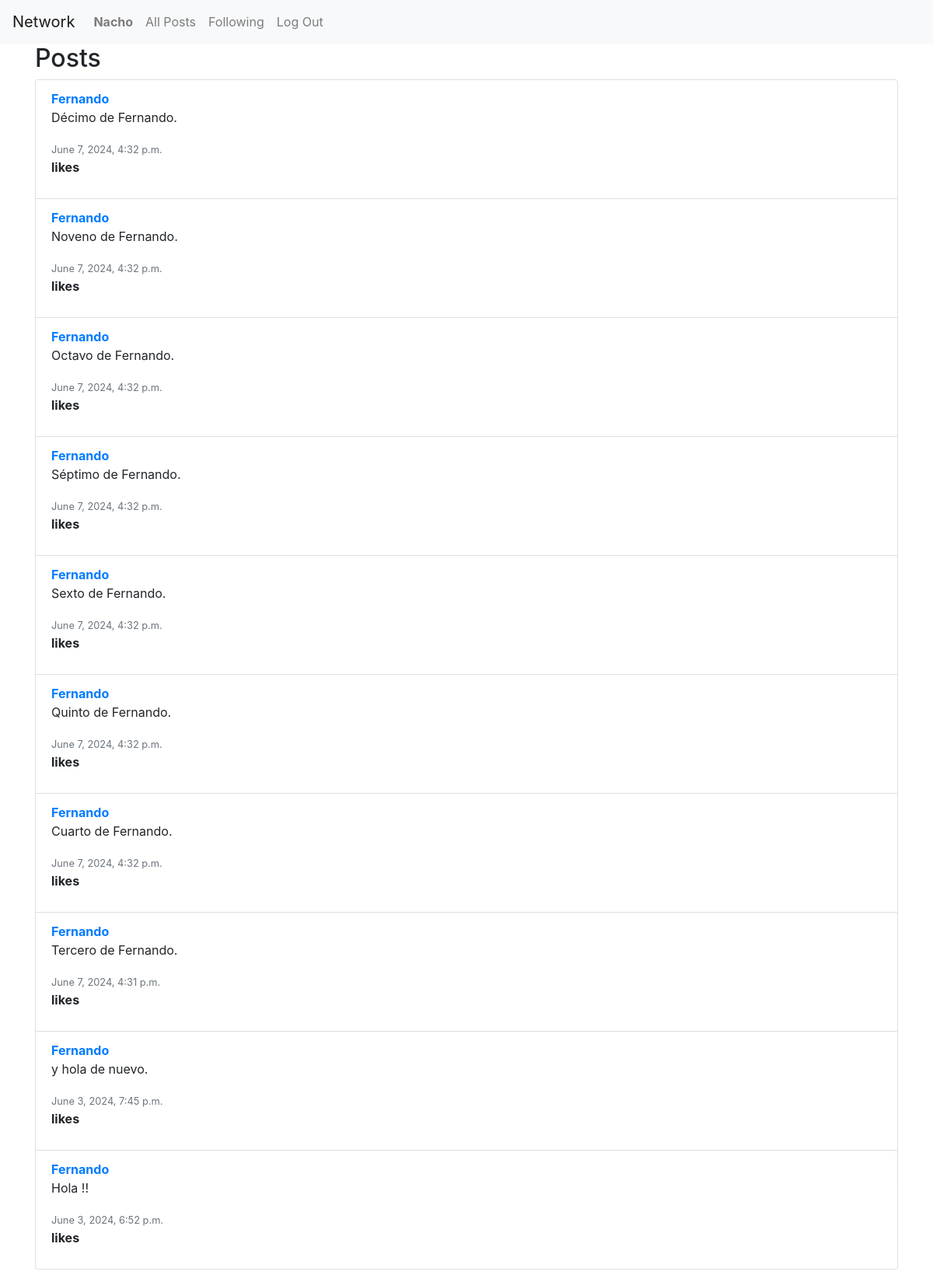
Before: /following/ (signed in) with the older database file.
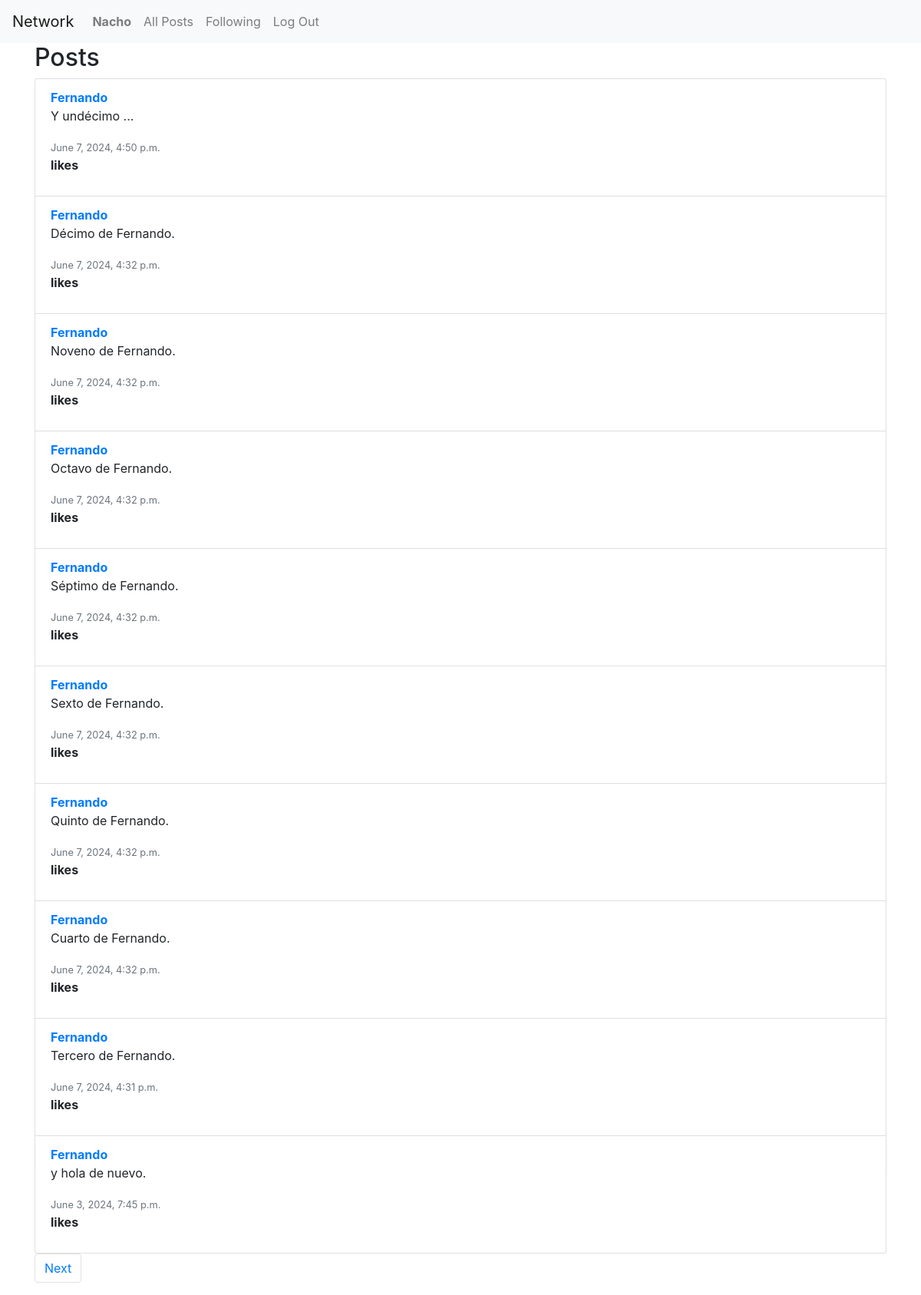
After: the same page with the newer database file.
### network/models.py (models this page shows, shortened)
class Post(models.Model):
    user = models.ForeignKey(User, on_delete=models.CASCADE, related_name="posts")
    content = models.TextField(blank=True)
    timestamp = models.DateTimeField(auto_now_add=True)

class User(AbstractUser):
    pass

### network/views.py (the view)
# urls.py: path('following/', views.following, name='following'),
@login_required
def following(request):
    user = request.user
    following_users = User.objects.filter(followed__user=user)
    posts_list = Post.objects.filter(user__in=following_users).order_by('-timestamp')
    paginator = Paginator(posts_list, 10)
    page_number = request.GET.get('page')
    posts = paginator.get_page(page_number)
    return render(request, "network/following.html", {"posts": posts})

### network/templates/network/following.html (shortened to what this page needs)
{% extends "network/layout.html" %}
{% block body %}
<div class="container">
    <h2>Posts</h2>
    <ul class="list-group">
        {% for post in posts %}
            <li class="list-group-item">
                <a href="{% url 'network:profile' post.user.username %}"><strong>{{ post.user.username }}</strong></a>
                <p>{{ post.content }}</p>
                <small class="text-muted">{{ post.timestamp }}</small>
                <p><strong>{{ post.likes_count }} likes</strong></p>
            </li>
        {% endfor %}
    </ul>
    <nav aria-label="Page navigation">
        <ul class="pagination">
            {% if posts.has_next %}
                <li class="page-item"><a class="page-link" href="?page={{ posts.next_page_number }}">Next</a></li>
            {% endif %}
        </ul>
    </nav>
</div>
{% endblock %}

Changed rows visible on the page:
no longer on this page (row unchanged): Post: user.username "Fernando", content "Hola !!", timestamp "June 3, 2024, 6:52 p.m."
added Post: user.username "Fernando", content "Y undécimo ...", timestamp "June 7, 2024, 4:50 p.m."
Other visible differences:
text now shown: "Next"
